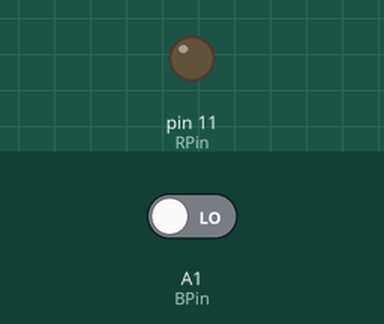
Recording of a sketch running on a simulated Arduino Uno, built with avr-gcc and run on an emulated ATmega328P. Shown: output pins drawn as LEDs (lit = HIGH). Dashed ring = blinking. The inputs (shaded band) are chosen by the test bench; at power-on: A1 (BPin) LOW. What the sketch prints to the serial monitor is not drawn.

Above: at 1.4 s.
1.5 s: A1 (BPin) driven HIGH
At 1.65 s:
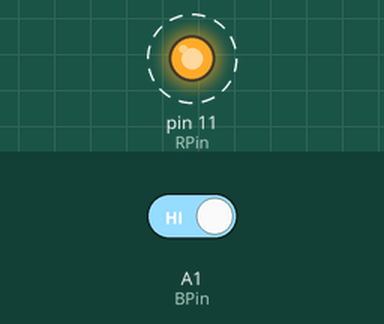
4.5 s: A1 (BPin) driven LOW
At 5.5 s:
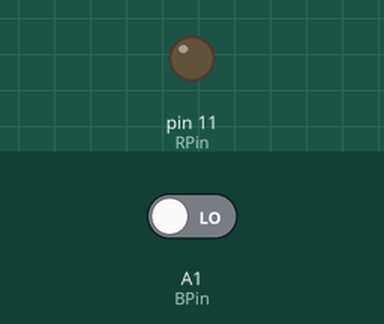
Timing chart, 0 to 7.5 s (numbered marks = the images above; inputs shaded):
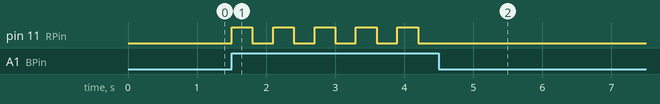

Measured:
- after the input at 1.5 s, pin 11 (RPin): alternates HIGH for 0.30 s and LOW for 0.30 s, starting at once
- after the input at 4.5 s, pin 11 (RPin): stops changing and stays LOW

The sketch:

button.ino
```cpp
/* Blink on button toggle */

/*
** Digital Pins
**   08 09 10 11 12 13
** Analog Pins
**   A0 A1 A2 A3 A4
*/

uint32_t RPin  = 11;
uint32_t RPins = 0;

uint32_t BPin  = A1;
uint32_t BPins = 0;

/* Macro to toggle pin */
#define TOGGLE(x, y) y = y == 1 ? 0 : 1; digitalWrite(x, y);

void setup()
{
  /* Define Pins */
  pinMode(RPin, OUTPUT);
  pinMode(BPin,  INPUT);

  Serial.begin( 9600  );

  /* Initialize Pins */
  digitalWrite(RPin, RPins);
}

void loop()
{
  BPins = digitalRead( BPin );
  if( BPins == HIGH )
  {
    Serial.print( "Bpin " );
    TOGGLE(RPin, RPins);
  }
  delay( 300 );
}
```
